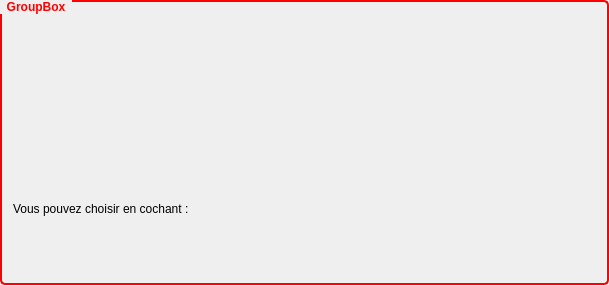
<?xml version="1.0" encoding="UTF-8"?>
<ui version="4.0">
 <class>AbulEduMultiMediaDeviceChooserV1</class>
 <widget class="QGroupBox" name="AbulEduMultiMediaDeviceChooserV1">
  <property name="geometry">
   <rect>
    <x>0</x>
    <y>0</y>
    <width>609</width>
    <height>285</height>
   </rect>
  </property>
  <property name="windowTitle">
   <string>GroupBox</string>
  </property>
  <property name="styleSheet">
   <string notr="true">QGroupBox {
border: 2px solid red;
font-weight:bold;
color:red;
border-radius: 5px;
margin-top: 2ex;
}

QGroupBox::title {
subcontrol-origin: margin;
padding: 0 5px;
}</string>
  </property>
  <property name="title">
   <string>GroupBox</string>
  </property>
  <layout class="QVBoxLayout" name="verticalLayout">
   <item>
    <widget class="QLabel" name="abeDeviceChooserLblWarning">
     <property name="text">
      <string/>
     </property>
     <property name="wordWrap">
      <bool>true</bool>
     </property>
    </widget>
   </item>
   <item>
    <widget class="QLabel" name="abeDeviceChooserLblChoose">
     <property name="text">
      <string>Vous pouvez choisir en cochant :</string>
     </property>
    </widget>
   </item>
  </layout>
 </widget>
 <resources/>
 <connections/>
</ui>
